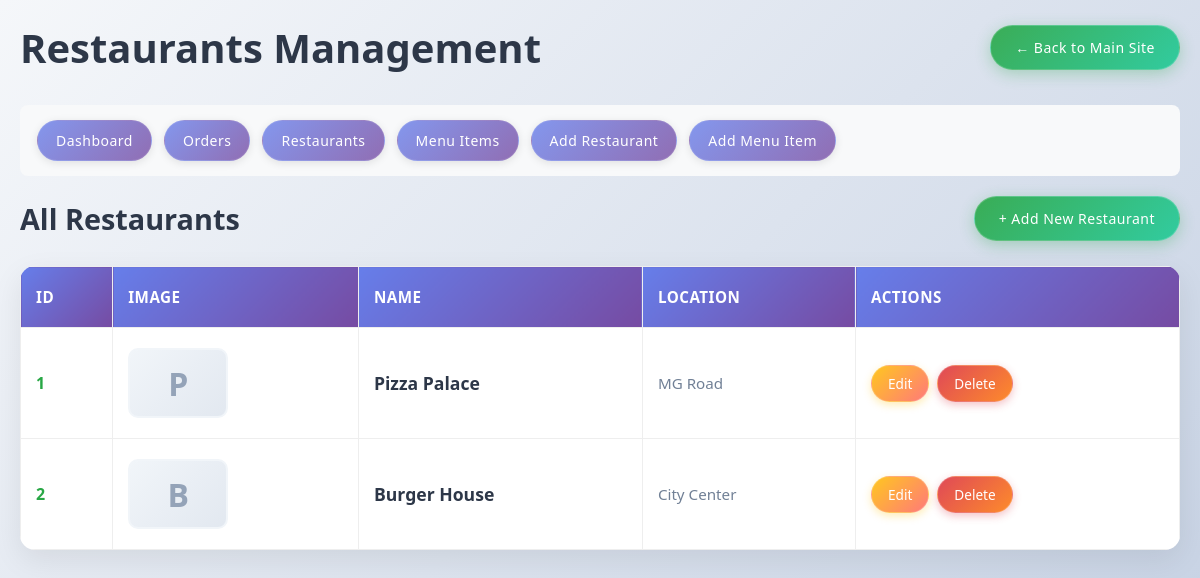
Screenshot of /admin/restaurant.php (signed in) with the database file from the repository.
### tables this page shows
CREATE TABLE restaurant (
  restaurant_id INT AUTO_INCREMENT PRIMARY KEY,
  name VARCHAR(150),
  location VARCHAR(255),
  image VARCHAR(255)
);

### admin/restaurant.php (the view, shortened to what this page needs)
<?php
include '../db.php';
?>
<!DOCTYPE html>
<html lang="en">
<head>
    <link rel="stylesheet" href="../assets/css/style.css">
</head>
<body>
<div class="admin-dashboard">
    <div class="dashboard-header">
        <h1>Restaurants Management</h1>
        <a href="../index.php" class="back-to-site-btn">← Back to Main Site</a>
    </div>
    <nav class="admin-nav">
        <a href="index.php">Dashboard</a>
        <a href="manage_orders.php">Orders</a>
        <a href="restaurant.php">Restaurants</a>
        <a href="menu.php">Menu Items</a>
        <a href="add_restaurant.php">Add Restaurant</a>
        <a href="add_food.php">Add Menu Item</a>
    </nav>
    <div class="content-header">
        <h2>All Restaurants</h2>
        <a href="add_restaurant.php" class="add-btn">+ Add New Restaurant</a>
    </div>
    <?php
    $result = mysqli_query($conn, "SELECT * FROM restaurant ORDER BY restaurant_id ASC");
    if (mysqli_num_rows($result) > 0):
    ?>
        <table class="restaurants-table">
            <thead>
                <tr>
                    <th>ID</th>
                    <th>Image</th>
                    <th>Name</th>
                    <th>Location</th>
                    <th>Actions</th>
                </tr>
            </thead>
            <tbody>
                <?php while ($row = mysqli_fetch_assoc($result)): ?>
                <tr>
                    <td>
                        <div class="restaurant-id"><?= $row['restaurant_id'] ?></div>
                    </td>
                    <td>
                        <?php
                        $image_path = '../assets/images/restaurants/' . $row['image'];
                        if($row['image'] && file_exists($image_path)):
                        ?>
                            <img src="<?= $image_path ?>" alt="<?= htmlspecialchars($row['name']) ?>" class="restaurant-image">
                        <?php else: ?>
                            <div class="image-placeholder-table">
                                <span><?= htmlspecialchars(substr($row['name'], 0, 1)) ?></span>
                            </div>
                        <?php endif; ?>
                    </td>
                    <td>
                        <div class="restaurant-name"><?= htmlspecialchars($row['name']) ?></div>
                    </td>
                    <td>
                        <div class="restaurant-location"><?= htmlspecialchars($row['location']) ?></div>
                    </td>
                    <td>
                        <div class="action-buttons">
                            <a class="btn-edit" href="edit_restaurant.php?id=<?= $row['restaurant_id'] ?>">Edit</a>
                            <a class="btn-delete" href="delete_restaurant.php?id=<?= $row['restaurant_id'] ?>" onclick="return confirm('Are you sure you want to delete this restaurant?')">Delete</a>
                        </div>
                    </td>
                </tr>
                <?php endwhile; ?>
            </tbody>
        </table>
    <?php endif; ?>
</div>
</body>
</html>

### assets/css/style.css (style rules this page uses)
* { box-sizing:border-box;margin:0;padding:0 }
body { font-family:'Segoe UI', Tahoma, Geneva, Verdana, sans-serif;background:linear-gradient(135deg, #f5f7fa 0%, #c3cfe2 100%);color:#333;margin:0;min-height:100vh }
body, html { scroll-behavior:smooth }
a { color:#667eea;text-decoration:none;transition:color 0.3s ease }
.admin-nav a { background:none;color:#007bff;padding:5px 10px;border-radius:4px;margin:0 2px }
table { width:100%;border-collapse:collapse;border-radius:8px;overflow:hidden }
table th, table td { padding:12px;border:1px solid #eee;text-align:left }
table th { background:#f8f9fa;font-weight:600 }
table th { background:#f8f9fa }

### rows the page displays
restaurant: restaurant_id "1", name "P", name "Pizza Palace", location "MG Road"
restaurant: restaurant_id "2", name "B", name "Burger House", location "City Center"
